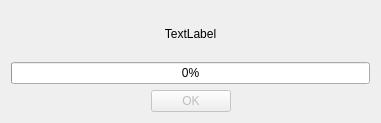
<?xml version="1.0" encoding="UTF-8"?>
<ui version="4.0">
 <class>Dialog</class>
 <widget class="QDialog" name="Dialog">
  <property name="geometry">
   <rect>
    <x>0</x>
    <y>0</y>
    <width>381</width>
    <height>123</height>
   </rect>
  </property>
  <property name="windowTitle">
   <string>Dialog</string>
  </property>
  <property name="modal">
   <bool>false</bool>
  </property>
  <layout class="QVBoxLayout" name="verticalLayout">
   <property name="sizeConstraint">
    <enum>QLayout::SetMinimumSize</enum>
   </property>
   <item>
    <widget class="QLabel" name="message">
     <property name="layoutDirection">
      <enum>Qt::LeftToRight</enum>
     </property>
     <property name="text">
      <string>TextLabel</string>
     </property>
     <property name="alignment">
      <set>Qt::AlignCenter</set>
     </property>
    </widget>
   </item>
   <item>
    <widget class="QProgressBar" name="progressBar">
     <property name="value">
      <number>0</number>
     </property>
    </widget>
   </item>
   <item>
    <widget class="QDialogButtonBox" name="okButtonBox">
     <property name="enabled">
      <bool>false</bool>
     </property>
     <property name="standardButtons">
      <set>QDialogButtonBox::Ok</set>
     </property>
     <property name="centerButtons">
      <bool>true</bool>
     </property>
    </widget>
   </item>
  </layout>
 </widget>
 <resources/>
 <connections/>
</ui>
